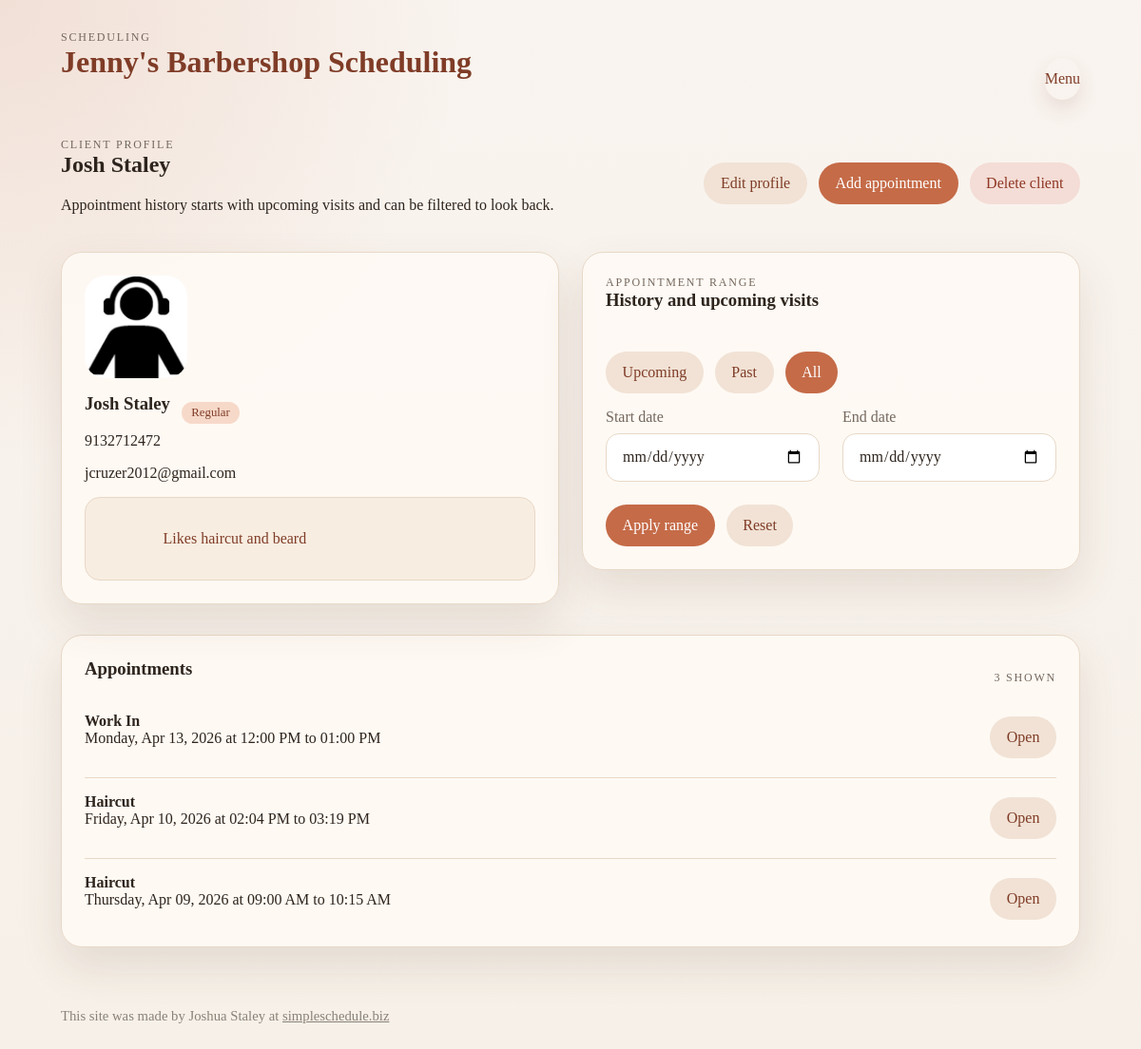
Screenshot of /clients/1?range=all (signed in) with the database file from the repository.
### salon_scheduler/models.py (models this page shows)
class Client(db.Model):
    id = db.Column(db.Integer, primary_key=True)
    first_name = db.Column(db.String(80), nullable=False)
    last_name = db.Column(db.String(80), nullable=False)
    birthdate = db.Column(db.Date)
    phone = db.Column(db.String(40))
    email = db.Column(db.String(120))
    notes = db.Column(db.Text)
    photo_filename = db.Column(db.String(255))
    is_regular = db.Column(db.Boolean, default=False, nullable=False)
    created_at = db.Column(db.DateTime, default=datetime.utcnow, nullable=False)
    appointments = db.relationship("Appointment", back_populates="client", cascade="all, delete-orphan")
    recurring_series = db.relationship("RecurringSeries", back_populates="client", cascade="all, delete-orphan")
    change_requests = db.relationship("ChangeRequest", back_populates="client", cascade="all, delete-orphan")
    promotions = db.relationship("Promotion", secondary=promotion_clients, back_populates="eligible_clients")
    @property
    def full_name(self) -> str:
        return f"{self.first_name} {self.last_name}".strip()

class Appointment(db.Model):
    id = db.Column(db.Integer, primary_key=True)
    client_id = db.Column(db.Integer, db.ForeignKey("client.id"), nullable=False)
    recurring_series_id = db.Column(db.Integer, db.ForeignKey("recurring_series.id"))
    promotion_id = db.Column(db.Integer, db.ForeignKey("promotion.id"))
    title = db.Column(db.String(120), nullable=False)
    start_datetime = db.Column(db.DateTime, nullable=False)
    end_datetime = db.Column(db.DateTime, nullable=False)
    duration_minutes = db.Column(db.Integer, nullable=False, default=60)
    buffer_minutes = db.Column(db.Integer, nullable=False, default=0)
    status = db.Column(db.String(20), default="scheduled", nullable=False)
    notes = db.Column(db.Text)
    is_override = db.Column(db.Boolean, default=False, nullable=False)
    override_reason = db.Column(db.String(255))
    created_at = db.Column(db.DateTime, default=datetime.utcnow, nullable=False)
    updated_at = db.Column(db.DateTime, default=datetime.utcnow, onupdate=datetime.utcnow, nullable=False)
    client = db.relationship("Client", back_populates="appointments")
    recurring_series = db.relationship("RecurringSeries", back_populates="appointments")
    change_requests = db.relationship("ChangeRequest", back_populates="appointment")
    services = db.relationship("Service", secondary=appointment_services, back_populates="appointments")
    promotion = db.relationship("Promotion", back_populates="appointments")

### salon_scheduler/routes.py (the view)
@main_bp.route("/clients/<int:client_id>")
@stylist_login_required
def client_profile(client_id: int):
    client = Client.query.get_or_404(client_id)
    date_range = request.args.get("range", "upcoming")
    start_date = parse_date_value(request.args.get("start_date"))
    end_date = parse_date_value(request.args.get("end_date"))
    query = Appointment.query.filter_by(client_id=client.id)
    now = datetime.utcnow()
    if start_date:
        query = query.filter(Appointment.start_datetime >= datetime.combine(start_date, time.min))
    if end_date:
        query = query.filter(Appointment.start_datetime <= datetime.combine(end_date, time.max))
    if not start_date and not end_date:
        if date_range == "past":
            query = query.filter(Appointment.start_datetime < now).order_by(Appointment.start_datetime.desc())
        elif date_range == "all":
            query = query.order_by(Appointment.start_datetime.desc())
        else:
            date_range = "upcoming"
            query = query.filter(Appointment.start_datetime >= now).order_by(Appointment.start_datetime.asc())
    else:
        query = query.order_by(Appointment.start_datetime.desc())
    appointments = query.all()
    return render_template(
        "client_profile.html",
        client=client,
        appointments=appointments,
        date_range=date_range,
        start_date=start_date.isoformat() if start_date else "",
        end_date=end_date.isoformat() if end_date else "",
    )

### salon_scheduler/routes.py (called while the page is built)
@main_bp.before_app_request
def load_active_session_state():
    g.stylist_user = None
    g.client = None
    stylist_user_id = session.get("stylist_user_id")
    client_id = session.get("client_id")
    if stylist_user_id:
        g.stylist_user = StylistUser.query.get(stylist_user_id)
    if client_id:
        g.client = Client.query.get(client_id)

@main_bp.app_context_processor
def inject_session_state():
    return {
        "current_stylist": getattr(g, "stylist_user", None),
        "current_client": getattr(g, "client", None),
    }

def stylist_login_required(view_func):
    @wraps(view_func)
    def wrapped_view(*args, **kwargs):
        if StylistUser.query.count() == 0:
            return redirect(url_for("main.stylist_setup"))
        if not g.stylist_user:
            return redirect(url_for("main.stylist_login", next=request.path))
        return view_func(*args, **kwargs)
    return wrapped_view

def parse_date_value(value: str | None):
    if not value:
        return None
    try:
        return datetime.strptime(value, "%Y-%m-%d").date()
    except ValueError:
        return None

### salon_scheduler/templates/client_profile.html (shortened to what this page needs)
{% extends "base.html" %}
{% block content %}
<section class="section-heading standalone">
    <div>
        <p class="eyebrow">Client Profile</p>
        <h2>{{ client.full_name }}</h2>
        <p>Appointment history starts with upcoming visits and can be filtered to look back.</p>
    </div>
    <div class="actions-row">
        <a class="button subtle" href="{{ url_for('main.edit_client', client_id=client.id) }}">Edit profile</a>
        <a class="button" href="{{ url_for('main.create_appointment') }}">Add appointment</a>
        <a class="button danger subtle" href="{{ url_for('main.delete_client', client_id=client.id) }}">Delete client</a>
    </div>
</section>
<section class="grid two-col client-profile-layout">
    <section class="card profile-summary">
        {% if client.photo_filename %}
            <img src="{{ url_for('main.uploaded_file', filename=client.photo_filename) }}" alt="{{ client.full_name }}">
        {% else %}
            <div class="avatar-placeholder">{{ client.first_name[:1] }}{{ client.last_name[:1] }}</div>
        {% endif %}
        <div>
            <div class="client-header">
                <h3>{{ client.full_name }}</h3>
                {% if client.is_regular %}
                    <span class="pill">Regular</span>
                {% endif %}
            </div>
            <p>{{ client.phone or "No phone added" }}</p>
            <p>{{ client.email or "No email added" }}</p>
            <div class="note-card">
                {{ client.notes or "No client notes yet." }}
            </div>
        </div>
    </section>
    <section class="card">
        <div class="section-heading standalone">
            <div>
                <p class="eyebrow">Appointment Range</p>
                <h3>History and upcoming visits</h3>
            </div>
        </div>
        <div class="filter-row">
            <a class="button {% if date_range != 'upcoming' or start_date or end_date %}subtle{% endif %}" href="{{ url_for('main.client_profile', client_id=client.id, range='upcoming') }}">Upcoming</a>
            <a class="button {% if date_range != 'past' or start_date or end_date %}subtle{% endif %}" href="{{ url_for('main.client_profile', client_id=client.id, range='past') }}">Past</a>
            <a class="button {% if date_range != 'all' or start_date or end_date %}subtle{% endif %}" href="{{ url_for('main.client_profile', client_id=client.id, range='all') }}">All</a>
        </div>
        <form method="get" class="form-grid compact-form">
            <label>
                Start date
                <input type="date" name="start_date" value="{{ start_date }}">
            </label>
            <label>
                End date
                <input type="date" name="end_date" value="{{ end_date }}">
            </label>
            <div class="actions-row filter-actions">
                <button class="button" type="submit">Apply range</button>
                <a class="button subtle" href="{{ url_for('main.client_profile', client_id=client.id) }}">Reset</a>
            </div>
        </form>
    </section>
</section>
<section class="card">
    <div class="section-heading">
        <h3>Appointments</h3>
        <span class="eyebrow">{{ appointments|length }} shown</span>
    </div>
    {% if appointments %}
        <div class="list">
            {% for appointment in appointments %}
                <article class="list-item">
                    <div>
                        <strong>{{ appointment.title }}</strong>
                        <p>{{ appointment.start_datetime.strftime("%A, %b %d, %Y at %I:%M %p") }} to {{ appointment.end_datetime.strftime("%I:%M %p") }}</p>
                    </div>
                    <a class="button subtle" href="{{ url_for('main.edit_appointment', appointment_id=appointment.id) }}">Open</a>
                </article>
            {% endfor %}
        </div>
    {% else %}
        <p class="empty">No appointments found for this range.</p>
    {% endif %}
</section>
{% endblock %}

### salon_scheduler/static/styles.css (style rules this page uses)
:root { --bg: #f6f0e8; --panel: #fffaf5; --panel-strong: #fff; --text: #2d241d; --muted: #74675d; --accent: #c56b48; --accent-dark: #7f3c27; --line: #e8d8c7; --shadow: 0 20px 45px rgba(102, 65, 43, 0.12); }
* { box-sizing: border-box; }
body { margin: 0; font-family: Georgia, "Times New Roman", serif; color: var(--text); background: radial-gradient(circle at top left, rgba(197, 107, 72, 0.15), transparent 30%), linear-gradient(180deg, #f9f4ef 0%, var(--bg) 100%); }
a { color: var(--accent-dark); text-decoration: none; }
img { max-width: 100%; height: auto; }
.eyebrow { margin: 0; text-transform: uppercase; letter-spacing: 0.15em; font-size: 0.75rem; color: var(--muted); }
h1, h2, h3, p { margin-top: 0; }
.hero, .grid, .cards, .form-grid, .stats { display: grid; gap: 1.5rem; }
.hero, .card, .flash { background: rgba(255, 250, 245, 0.92); border: 1px solid var(--line); box-shadow: var(--shadow); border-radius: 22px; }
.two-col { grid-template-columns: repeat(2, minmax(0, 1fr)); }
.card { padding: 1.5rem; }
.list { display: grid; gap: 1rem; }
.list-item { display: flex; justify-content: space-between; gap: 1rem; align-items: center; padding-bottom: 1rem; border-bottom: 1px solid var(--line); }
.list-item:last-child { border-bottom: none; padding-bottom: 0; }
.button { display: inline-flex; align-items: center; justify-content: center; border: none; border-radius: 999px; padding: 0.75rem 1.1rem; background: var(--accent); color: white; cursor: pointer; font: inherit; }
.button, .nav-button, input, textarea, select { min-height: 44px; }
.button.subtle { background: #f1e2d5; color: var(--accent-dark); }
.button.danger { background: #9f4a37; color: #fffaf5; }
.button.danger.subtle { background: #f4ddd6; color: #8f3725; }
.section-heading { display: flex; justify-content: space-between; gap: 1rem; align-items: center; margin-bottom: 1rem; }
.section-heading.standalone { margin-bottom: 1.5rem; }
.client-profile-layout { align-items: start; margin-bottom: 2rem; }
.profile-summary { display: grid; gap: 1rem; align-content: start; }
.profile-summary img { width: 108px; height: 108px; object-fit: cover; border-radius: 22px; }
.filter-row { display: flex; gap: 0.75rem; flex-wrap: wrap; margin-bottom: 1rem; }
.compact-form { grid-template-columns: repeat(2, minmax(0, 1fr)); align-items: end; }
.filter-actions { grid-column: 1 / -1; }
.client-header { display: flex; gap: 0.75rem; align-items: center; }
.pill { background: #f7d9c9; color: var(--accent-dark); padding: 0.25rem 0.65rem; border-radius: 999px; font-size: 0.8rem; }
.notes, .empty, small, label { color: var(--muted); }
.form-grid { grid-template-columns: repeat(2, minmax(0, 1fr)); }
.form-grid label { display: grid; gap: 0.5rem; }
.note-card { padding: 1rem 1.1rem; border-radius: 16px; border: 1px solid var(--line); background: #f8ede1; color: var(--accent-dark); white-space: pre-wrap; }
input, textarea, select { width: 100%; padding: 0.9rem 1rem; border-radius: 14px; border: 1px solid var(--line); background: var(--panel-strong); font: inherit; color: var(--text); }
.actions, .actions-row { display: flex; gap: 0.75rem; flex-wrap: wrap; }

### rows the page displays
Client: full_name "Josh Staley", photo_filename (picture), phone "9132712472", email "jcruzer2012@gmail.com", notes "Likes haircut and beard"
Appointment: title "Work In", start_datetime "Monday, Apr 13, 2026 at 12:00 PM", end_datetime "01:00 PM"
Appointment: title "Haircut", start_datetime "Friday, Apr 10, 2026 at 02:04 PM", end_datetime "03:19 PM"
Appointment: title "Haircut", start_datetime "Thursday, Apr 09, 2026 at 09:00 AM", end_datetime "10:15 AM"

### other values shown
{{ appointments|length }} "3"
